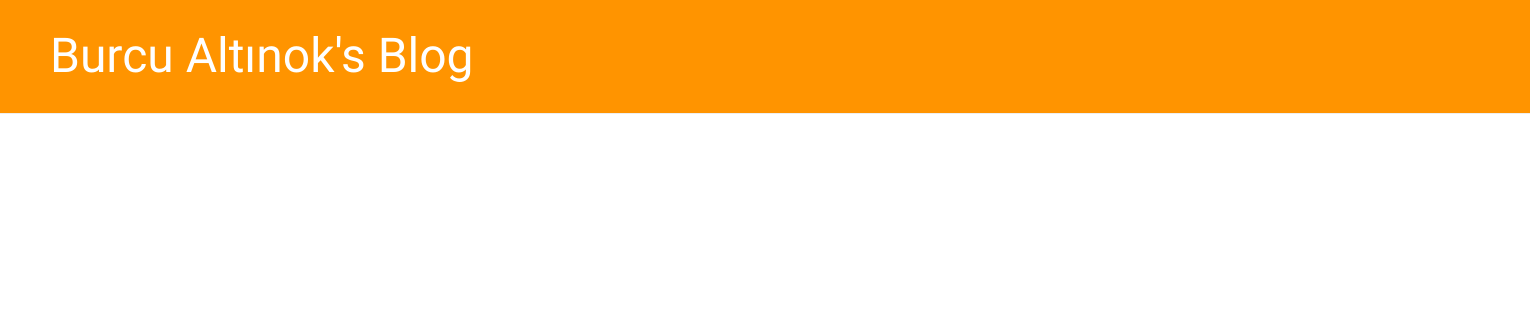
The app's page /, older data.
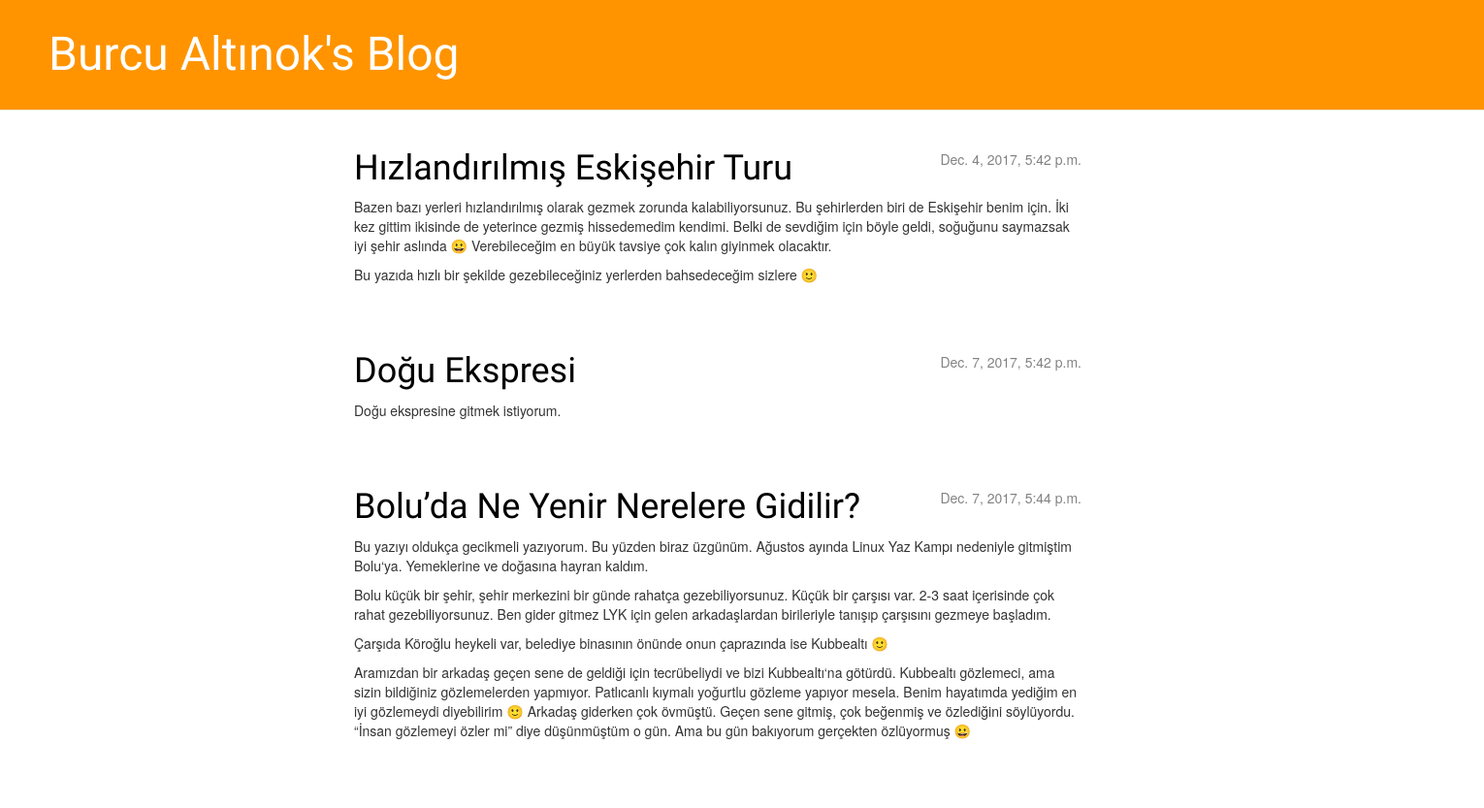
The same page, newer data.
### blog/models.py (models this page shows, shortened)
class Post(models.Model): #Modelimizi nesne turunden tanimladik
    yazar = models.ForeignKey('auth.User')
    baslik = models.CharField(max_length=200) #kısa metinleri tanımlar.
    yazi = models.TextField() #uzun metinleri tanımlar.
    yaratilma_tarihi = models.DateTimeField(
           default=timezone.now)
    yayinlanma_tarihi = models.DateTimeField(
           blank=True, null=True)

### blog/views.py (the view)
# urls.py: url(r'^$', views.post_list, name='post_list'),
def post_list(request):
    posts = Post.objects.filter(yayinlanma_tarihi__lte=timezone.now()).order_by('yayinlanma_tarihi')
    return render(request, 'blog/post_list.html', {'posts': posts})

### blog/templates/blog/post_list.html (shortened to what this page needs)
{% extends 'blog/base.html' %}
{% load staticfiles %}
        {% block content %}
    {% for post in posts %}
        <div class="post">
            <div class="date">
                {{ post.yayinlanma_tarihi }}
            </div>
            <h1><a href="{% url 'post_detail' pk=post.pk %}">{{ post.baslik }}</a></h1>
            <p>{{ post.yazi|linebreaks }}</p>
        </div>
    {% endfor %}
{% endblock %}

### blog/templates/blog/base.html (shortened to what this page needs)
{% load staticfiles %}
<html>
    <head>
        <link rel="stylesheet" href="//maxcdn.bootstrapcdn.com/bootstrap/3.2.0/css/bootstrap.min.css">
        <link rel="stylesheet" href="//maxcdn.bootstrapcdn.com/bootstrap/3.2.0/css/bootstrap-theme.min.css">
        <link rel="stylesheet" href="{% static 'css/blog.css' %}">
    </head>
   <body>
    <div class="page-header">
        <h1><a href="/">Burcu Altınok's Blog</a></h1>
    </div>
    <div class="content container">
        <div class="row">
            <div class="col-md-8">
            {% block content %}
            {% endblock %}
            </div>
        </div>
    </div>
</body>
 </html>

### blog/static/css/blog.css (style rules this page uses)
h1 a { color: #9AD93D; font-family: 'Lobster'; }
body { padding-left: 0px; }
.page-header { background-color: #ff9400; margin-top: 0; padding: 10px 20px 20px 50px; }
.page-header h1, .page-header h1 a, .page-header h1 a:visited, .page-header h1 a:active { color: #ffffff; font-size: 36pt; text-decoration: none; }
.content { margin-left: 350px; }
h1, h2, h3, h4 { font-family: 'Lobster', cursive; }
.date { float: right; color: #828282; }
.post { margin-bottom: 70px; }
.post h1 a, .post h1 a:visited { color: #000000; }

Row changes from the older to the newer data that the page shows:
added Post: yayinlanma_tarihi "Dec. 4, 2017, 5:42 p.m.", baslik "Hızlandırılmış Eskişehir Turu", yazi "Bazen bazı yerleri hızlandırılmış olarak gezmek zorunda kalabiliyorsunuz. Bu şehirlerden biri de Eskişehir benim için. İki kez gittim ikisinde de yeterince gezmiş hissedemedim kendimi. Belki de sevdiğim için böyle geldi, soğuğunu saymazsak iyi şehir aslında 😀 Verebileceğim en büyük tavsiye çok kalın giyinmek olacaktır. Bu yazıda hızlı bir şekilde gezebileceğiniz yerlerden bahsedeceğim sizlere 🙂"
added Post: yayinlanma_tarihi "Dec. 7, 2017, 5:42 p.m.", baslik "Doğu Ekspresi", yazi "Doğu ekspresine gitmek istiyorum."
added Post: yayinlanma_tarihi "Dec. 7, 2017, 5:44 p.m.", baslik "Bolu’da Ne Yenir Nerelere Gidilir?", yazi "Bu yazıyı oldukça gecikmeli yazıyorum. Bu yüzden biraz üzgünüm. Ağustos ayında Linux Yaz Kampı nedeniyle gitmiştim Bolu‘ya. Yemeklerine ve doğasına hayran kaldım. Bolu küçük bir şehir, şehir merkezini bir günde rahatça gezebiliyorsunuz. Küçük bir çarşısı var. 2-3 saat içerisinde çok rahat gezebiliyorsunuz. Ben gider gitmez LYK için gelen arkadaşlardan birileriyle tanışıp çarşısını gezmeye başladım. Çarşıda Köroğlu heykeli var, belediye binasının önünde onun çaprazında ise Kubbealtı 🙂 Aramızdan bir arkadaş geçen sene de geldiği için tecrübeliydi ve bizi Kubbealtı‘na götürdü. Kubbealtı gözlemeci, ama sizin bildiğiniz gözlemelerden yapmıyor. Patlıcanlı kıymalı yoğurtlu gözleme yapıyor mesela.…"
